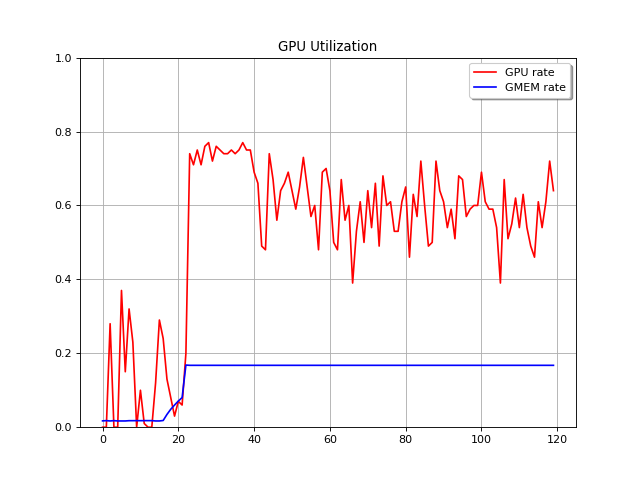

Write the Python code that produced this figure.
#/usr/bin/python
import GPUtil
import time
import numpy as np
import matplotlib.pyplot as plt

print(' ID GPU MEM')
print('---------------------')
iCount = 0
gpurate = np.zeros(1)
gmem = np.zeros(1)

plt.figure(figsize=(8, 6), dpi=80)
plt.ion()

while True:
    # GPUtil.showUtilization()
    GPUs = GPUtil.getGPUs()
    for gpu in GPUs:
        print('{0:2d} {1:3.0f}% {2:3.0f}%'.format(gpu.id, gpu.load*100, gpu.memoryUtil*100))
        gpurate = np.append(gpurate, gpu.load)
        gmem = np.append(gmem, gpu.memoryUtil)
        plt.cla()
        plt.title('GPU Utilization')
        plt.grid(True)
        plt.ylim(0, 1)
        i = len(gpurate)
        if (i>120):
            plt_gpu = gpurate[i-120:i]
            plt_gmem = gmem[i-120:i]
            iCnt = 120
            plt.plot(range(iCnt), plt_gpu, 'r-', label='GPU rate')
            plt.plot(range(iCnt), plt_gmem, 'b-', label='GMEM rate')
        else:
            plt.plot(range(i), gpurate, 'r-', label='GPU rate')
            plt.plot(range(i), gmem, 'b-', label='GMEM rate')
        plt.legend(loc='upper right', shadow=True)

    if (iCount % 20 == 0):
        print(' ID GPU MEM')
        print('---------------------')
    iCount = iCount + 1
    # time.sleep(1)
    plt.pause(0.5)
